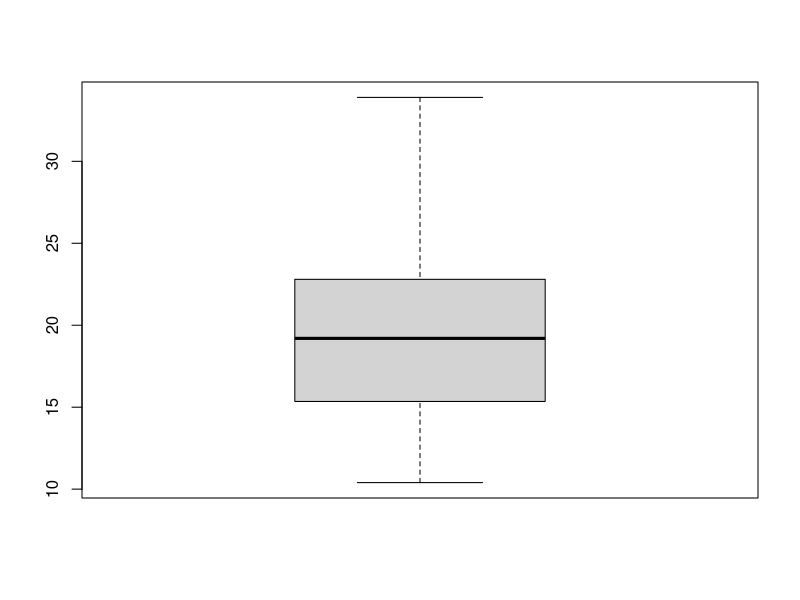
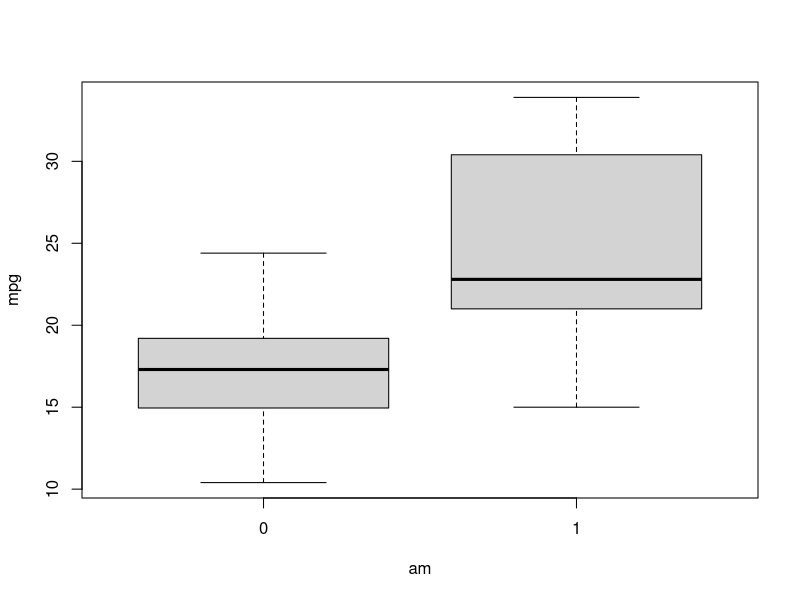

Recreate these plots in R, in order.
install.packages("dplyr")
library(dplyr)


data(mtcars)

mtcars %>% head()
mtcars %>% dim()


# 연비가 수동이냐 자동이냐에 따라서 어떻게 다를지 관측해보자.
data.use <- mtcars %>% select(mpg, am)

# 1.수동인 집단
# 2.자동인 집단

boxplot(data.use$mpg)

boxplot(mpg~am, data=data.use)

# 등분산 검정

#1.모수적 방법
#   바틀렛 검정
#2.준모수적 방법
#   레벤티스트 검정
#3.비모수적 방법


install.packages("car")
library(car)


x <- data.use$mpg
y <- factor(data.use$am)

# or

x <- data.use$mpg
y <- data.use$am %>% factor()


leveneTest(x,y)

# 두집단의 분산이 다르다하는 정보를 넣어준다.
result.test <- t.test(mpg~am, data=data.use, var.equal=F)

result.test

# 귀무가설 두 집단의 평균이 같다. 대립가설 두 집단의 평균이 다르다.



# 결론

# 자동과 수동의 연비가 다르다.


# 수동의 평균이 더 높음.
# 수동이 자동보다 연비가 더 높다.
























































































































